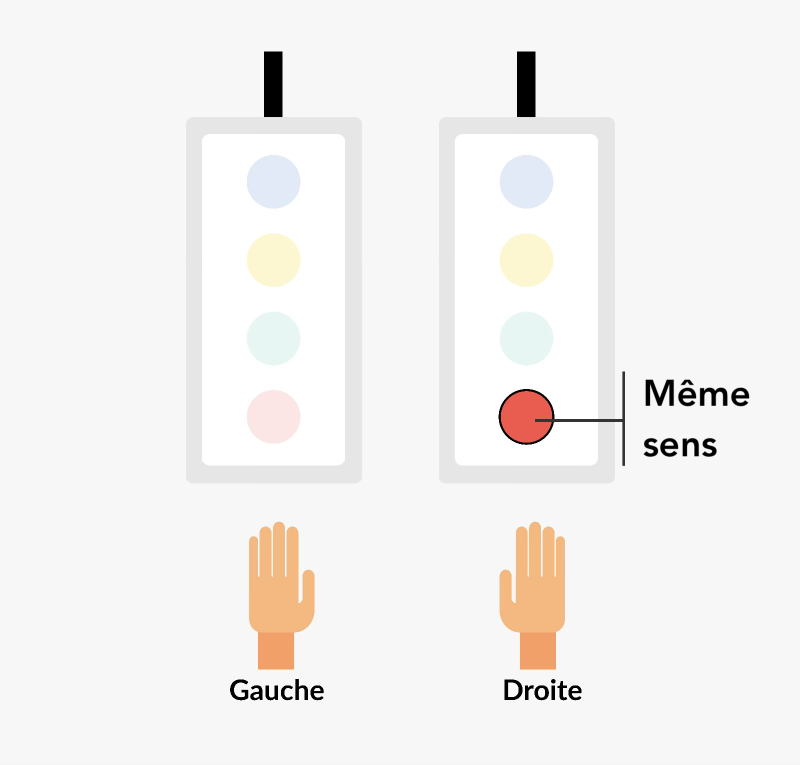
#> input picture instructions/response_pad_reference.png, 1600 x 1529 px (shown at 1/2 size)
$ python make_button_images.py
#> lines starting #> are read from the running program, lines starting #| are printed output that depends on the picture
"""Draw the response-pad pictures used in the instructions, from
response_pad_reference.png (two pads, buttons blue / yellow / green / red from
the top): every button is faded except the green ones the task uses, which
are highlighted and labelled.

    pad_localizer.png         right green: "Animal"
    pad_congruent_left.png    left green "Plausible", right green "Absurde"
    pad_congruent_right.png   left green "Absurde", right green "Plausible"

The canvas is widened by MARGIN on each side, so that long labels fit.

Usage: python3 make_button_images.py [LABEL_FONT.ttf]   (default: Lato Bold)
"""
import sys
from pathlib import Path

from PIL import Image, ImageDraw, ImageFont

HERE = Path(__file__).resolve().parent
FONT = sys.argv[1] if len(sys.argv) > 1 else \
    "/Library/Frameworks/R.framework/Versions/4.6/Resources/library/rmarkdown/rmd/h/bootstrap/css/fonts/LatoBold.ttf"

BG = (247, 247, 247)
PAD_WHITE = (255, 255, 255)
FADED = {"blue": (226, 234, 247), "yellow": (252, 247, 208), "green": (231, 246, 243), "red": (251, 230, 229)}
GREEN = (88, 190, 110)
INK = (17, 17, 17)
LINE = (51, 51, 51)
PAD_X = {"left": 547, "right": 1053}
BUTTON_Y = {"blue": 363, "yellow": 520, "green": 677, "red": 833}
R = 54
MARGIN = 150  # added on each side of the reference


def circle(d, x, y, r, **kw):
    d.ellipse((x - r, y - r, x + r, y + r), **kw)


def draw(labels):
    """labels: {"left"/"right": text or None}; text may contain a newline."""
    ref = Image.open(HERE / "response_pad_reference.png").convert("RGB")
    # Erase the reference's label and the line to its red button.
    d = ImageDraw.Draw(ref)
    d.rectangle((1100, 834, 1195, 846), fill=PAD_WHITE)
    d.rectangle((1196, 834, 1229, 846), fill=(230, 230, 230))
    d.rectangle((1230, 700, 1600, 960), fill=BG)
    im = Image.new("RGB", (ref.width + 2 * MARGIN, ref.height), BG)
#> im: PIL image 1900x1529 RGB; every value is 247
    im.paste(ref, (MARGIN, 0))
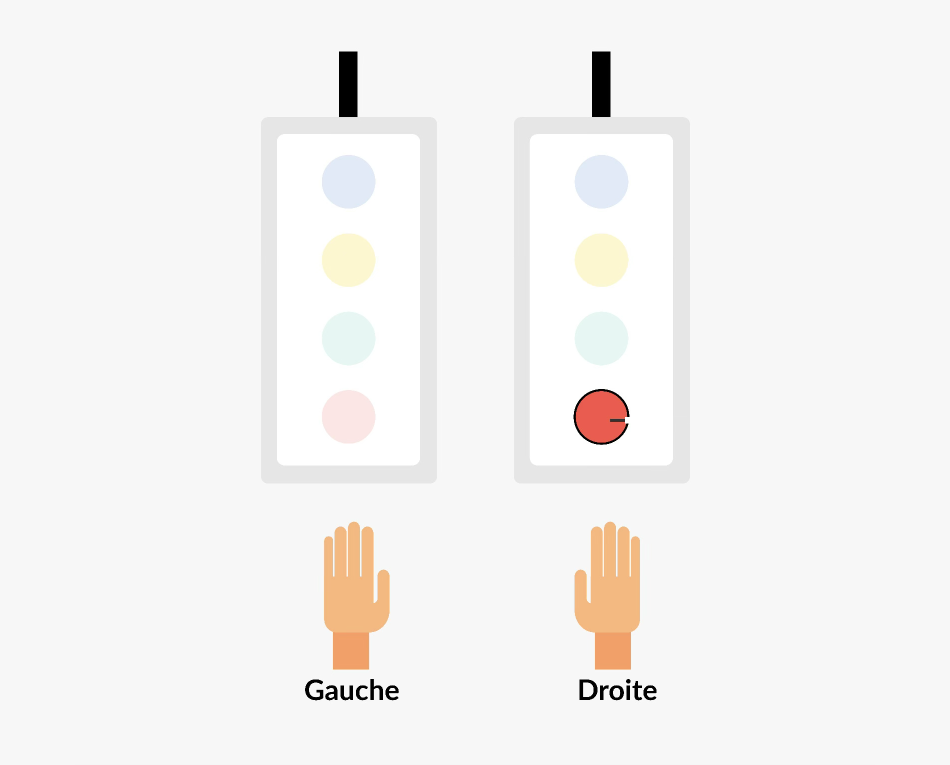
#> im: PIL image 1900x1529 RGB (shown at 1/2 size); mean R, G, B 245.3, 243.8, 242.5
    d = ImageDraw.Draw(im)
    font = ImageFont.truetype(FONT, 72)
    for side, x in PAD_X.items():
        x += MARGIN
        for name, y in BUTTON_Y.items():
            circle(d, x, y, R + 4, fill=PAD_WHITE)
            if name == "green" and labels.get(side):
                circle(d, x, y, R, fill=GREEN, outline=(0, 0, 0), width=4)
            else:
                circle(d, x, y, R, fill=FADED[name])
    y = BUTTON_Y["green"]
    for side, text in labels.items():
        if not text:
            continue
        lines = text.split("\n")
        height = 105 * len(lines)
        if side == "right":
            bar, x_text, anchor = MARGIN + 1247, MARGIN + 1288, "la"
            d.line((MARGIN + PAD_X[side] + 17, y, bar, y), fill=LINE, width=4)
        else:
            bar, x_text, anchor = MARGIN + 353, MARGIN + 312, "ra"
            d.line((bar, y, MARGIN + PAD_X[side] - 17, y), fill=LINE, width=4)
        d.line((bar, y - height / 2 - 4, bar, y + height / 2 + 4), fill=LINE, width=4)
        for i, line in enumerate(lines):
            d.text((x_text, y - height / 2 + 105 * i + 8), line, font=font, fill=INK, anchor=anchor)
    return im


def main():
    out = {
        "pad_localizer.png": {"right": "Animal"},
        "pad_congruent_left.png": {"left": "Plausible", "right": "Absurde"},
        "pad_congruent_right.png": {"left": "Absurde", "right": "Plausible"},
    }
    for name, labels in out.items():
        draw(labels).save(HERE / name, optimize=True)
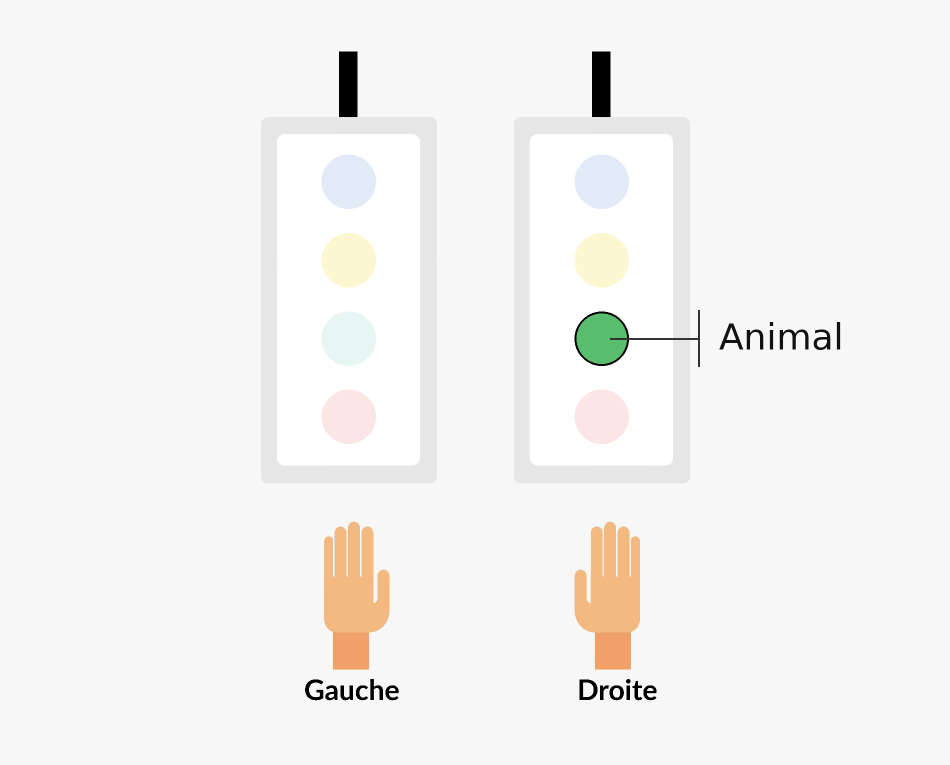
#> saved as pad_localizer.png: PIL image 1900x1529 RGB (shown at 1/2 size); mean R, G, B 244.6, 243.6, 242.2
        print("wrote", name)


if __name__ == "__main__":
    main()
